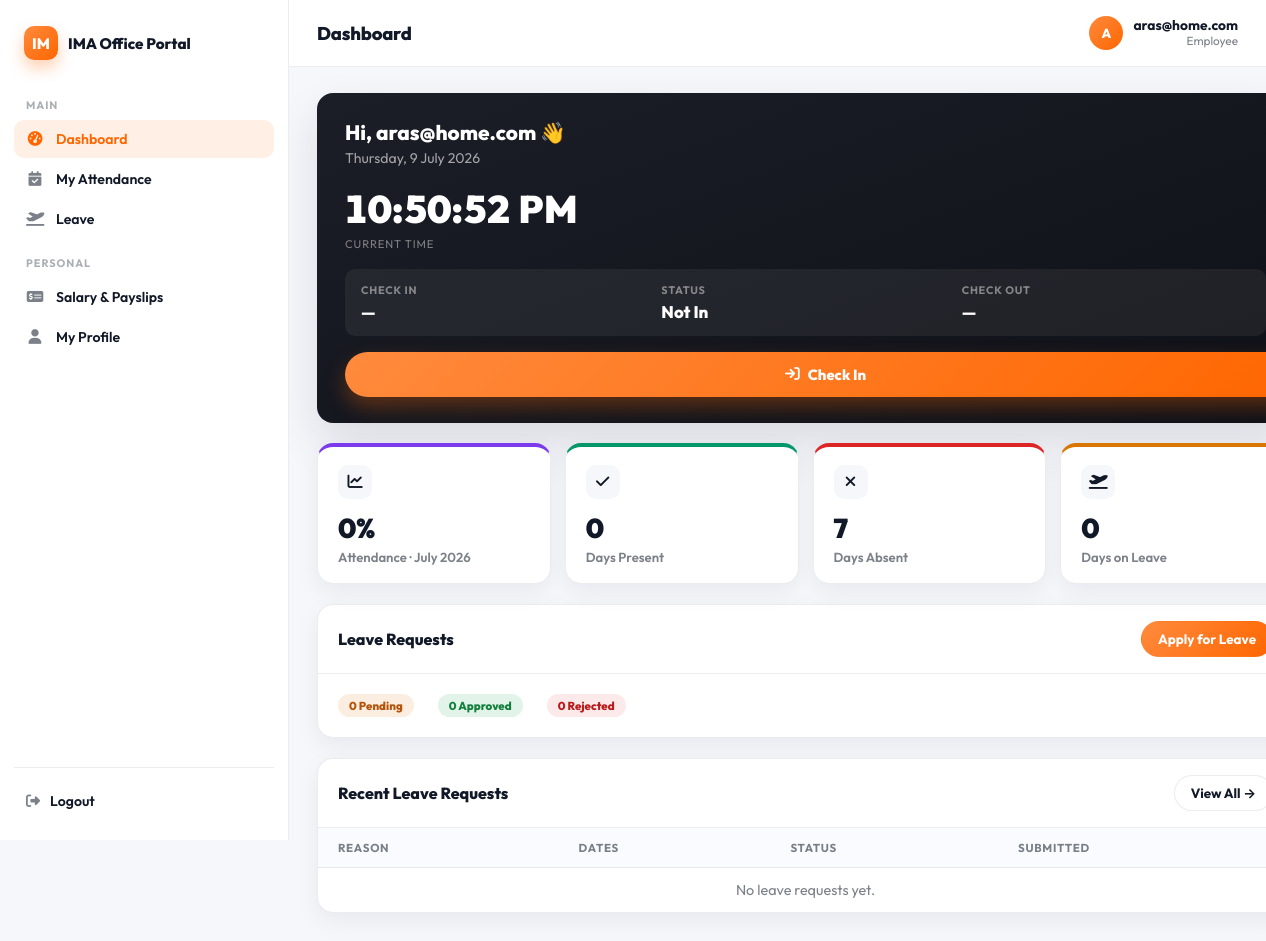
/dashboard/ (signed in), run on the app's committed database.
### accounts/models.py (models this page shows, shortened)
class Employee(AbstractBaseUser, PermissionsMixin):
    cnic = models.CharField(max_length=13, unique=True, validators=[cnic_validator])
    email = models.EmailField(unique=True, validators=[email_validator])
    full_name = models.CharField(max_length=120, blank=True, null=True, validators=[alpha_spaces])
    fathers_name = models.CharField(max_length=120, blank=True, null=True, validators=[alpha_spaces])
    date_of_birth = models.DateField(blank=True, null=True)
    gender = models.CharField(max_length=10, choices=[('male','Male'),('female','Female'),('other','Other'),('na','Prefer not to say')], blank=True, null=True)
    marital_status = models.CharField(max_length=10, choices=[('single','Single'),('married','Married'),('divorced','Divorced'),('widowed','Widowed')], blank=True, null=True)
    contact_number = models.CharField(max_length=14, blank=True, null=True)
    residential_address = models.TextField(max_length=250, blank=True, null=True)
    date_of_joining = models.DateField(blank=True, null=True)
    reporting_manager_name = models.CharField(max_length=120, blank=True, null=True, validators=[alpha_spaces])
    department = models.CharField(max_length=10, choices=[('HR','HR'),('IT','IT'),('FIN','Finance'),('OPS','Operations'),('SALES','Sales'),('OTHER','Other')], blank=True, null=True)
    designation = models.CharField(max_length=120, blank=True, null=True)
    employment_type = models.CharField(max_length=2, choices=[('FT','Full-time'),('PT','Part-time'),('CT','Contract'),('IN','Internship')], blank=True, null=True)
    employee_code = models.CharField(max_length=20, unique=True, blank=True, null=True)
    profile_picture = models.ImageField(upload_to=profile_picture_path, validators=[], blank=True, null=True)
    cnic_front = models.ImageField(upload_to=cnic_front_path, validators=[], blank=True, null=True)
    cnic_back = models.ImageField(upload_to=cnic_back_path, validators=[], blank=True, null=True)
    degree_certificate = models.FileField(upload_to=degree_path, validators=[], blank=True, null=True)
    father_cnic = models.ImageField(upload_to=father_cnic_path, validators=[], blank=True, null=True)
    emergency_contact_name = models.CharField(max_length=120, blank=True, null=True)
    emergency_relationship = models.CharField(max_length=10, choices=[('father','Father'),('mother','Mother'),('spouse','Spouse'),('sibling','Sibling'),('friend','Friend'),('other','Other')], blank=True, null=True)
    emergency_contact_number = models.CharField(max_length=14, blank=True, null=True)
    emergency_contact_address = models.TextField(blank=True, null=True)
    blood_group = models.CharField(max_length=3, choices=[('A+','A+'),('A-','A-'),('B+','B+'),('B-','B-'),('O+','O+'),('O-','O-'),('AB+','AB+'),('AB-','AB-')], blank=True, null=True)
    previous_employer = models.TextField(blank=True, null=True)
    special_skills = models.TextField(blank=True, null=True)
    ROLE_CHOICES = [
        ('employee', 'Employee'),
        ('pm', 'Project Manager'),
        ('admin', 'Admin (CEO)'),   # 🔹 added Admin role
    ]
    role = models.CharField(
        max_length=20,
        choices=ROLE_CHOICES,
        default='employee',
        help_text="Role of the employee. Default is 'Employee'."
    )
    is_staff = models.BooleanField(default=False)
    is_active = models.BooleanField(default=False)
    date_joined = models.DateTimeField(auto_now_add=True)
    objects = EmployeeManager()
    USERNAME_FIELD = 'cnic'
    REQUIRED_FIELDS = ['email']
    class Media:
        css = {"all": ("css/admin/accounts.css",)}

### accounts/views.py (the view, shortened to what this page needs)
# urls.py: path('dashboard/', dashboard, name='dashboard'),
@login_required
def dashboard(request):
    if getattr(request.user, "role", None) in ("admin", "pm"):
        return redirect('console:dashboard')
    employee = request.user
    today = timezone.localdate()
    month_start = today.replace(day=1)
    working_days_so_far = sum(
        1 for d in range(1, today.day + 1) if date(today.year, today.month, d).weekday() < 5
    )
    present_dates = set(
        Attendance.objects.filter(employee=employee, check_in__date__gte=month_start, check_in__date__lte=today)
        .values_list("check_in__date", flat=True).distinct()
    )
    present_days = len(present_dates)
    approved_leaves_month = LeaveRequest.objects.filter(
        employee=employee, status="Approved", start_date__lte=today, end_date__gte=month_start,
    )
    leave_dates = set()
    leave_days = len(leave_dates)
    absent_days = max(working_days_so_far - present_days - leave_days, 0)
    attendance_pct = round((present_days / working_days_so_far) * 100) if working_days_so_far else 0
    today_attendance = Attendance.objects.filter(employee=employee, check_in__date=today).order_by("-check_in").first()
    is_checked_in = bool(today_attendance and not today_attendance.check_out)
    leave_totals = LeaveRequest.objects.filter(employee=employee).aggregate(
        pending=Count("id", filter=Q(status="Pending")),
        approved=Count("id", filter=Q(status="Approved")),
        rejected=Count("id", filter=Q(status="Rejected")),
    )
    recent_leaves = LeaveRequest.objects.filter(employee=employee).order_by("-created_at")[:5]
    context = {
        "today": today,
        "attendance_pct": attendance_pct,
        "present_days": present_days,
        "absent_days": absent_days,
        "leave_days": leave_days,
        "is_checked_in": is_checked_in,
        "today_attendance": today_attendance,
        "leave_totals": leave_totals,
        "recent_leaves": recent_leaves,
    }
    return render(request, 'accounts/dashboard.html', context)

### accounts/templates/accounts/dashboard.html (shortened to what this page needs)
{% extends 'base.html' %}
{% block page_title %}Dashboard{% endblock %}
{% block content %}
<div class="pf-hero">
  <p class="greeting">Hi, {{ request.user.full_name|default:request.user.email }} 👋</p>
  <p class="date">{{ today|date:"l, j F Y" }}</p>
  <div class="clock" id="pf-clock">--:--:--</div>
  <div class="clock-label">Current time</div>
  <div class="pf-checkin-row">
    <div class="stat">
      <div class="label">Check In</div>
      <div class="value">{{ today_attendance.check_in|date:"h:i A"|default:"—" }}</div>
    </div>
    <div class="stat">
      <div class="label">Status</div>
      <div class="value">{% if is_checked_in %}Checked In{% elif today_attendance %}Checked Out{% else %}Not In{% endif %}</div>
    </div>
    <div class="stat">
      <div class="label">Check Out</div>
      <div class="value">{{ today_attendance.check_out|date:"h:i A"|default:"—" }}</div>
    </div>
  </div>
  {% if is_checked_in %}
    <a class="pf-btn secondary" href="{% url 'attendance:check_out' %}"><i class="fa-solid fa-arrow-right-from-bracket"></i> Check Out</a>
  {% else %}
    <a class="pf-btn" href="{% url 'attendance:check_in' %}"><i class="fa-solid fa-arrow-right-to-bracket"></i> Check In</a>
  {% endif %}
</div>
<div class="pf-kpi-grid">
  <div class="pf-kpi-card purple">
    <div class="icon"><i class="fa-solid fa-chart-line"></i></div>
    <div class="value">{{ attendance_pct }}%</div>
    <div class="label">Attendance &middot; {{ today|date:"F Y" }}</div>
  </div>
  <div class="pf-kpi-card green">
    <div class="icon"><i class="fa-solid fa-check"></i></div>
    <div class="value">{{ present_days }}</div>
    <div class="label">Days Present</div>
  </div>
  <div class="pf-kpi-card red">
    <div class="icon"><i class="fa-solid fa-xmark"></i></div>
    <div class="value">{{ absent_days }}</div>
    <div class="label">Days Absent</div>
  </div>
  <div class="pf-kpi-card amber">
    <div class="icon"><i class="fa-solid fa-plane-departure"></i></div>
    <div class="value">{{ leave_days }}</div>
    <div class="label">Days on Leave</div>
  </div>
</div>
<div class="pf-card" style="margin-bottom:20px;">
  <div class="pf-card-header">
    <h3>Leave Requests</h3>
    <a class="pf-btn-outline primary" href="{% url 'my_leave_requests' %}">Apply for Leave</a>
  </div>
  <div class="pf-card-pad" style="display:flex;gap:24px;flex-wrap:wrap;">
    <div><span class="pf-badge warning">{{ leave_totals.pending }} Pending</span></div>
    <div><span class="pf-badge success">{{ leave_totals.approved }} Approved</span></div>
    <div><span class="pf-badge danger">{{ leave_totals.rejected }} Rejected</span></div>
  </div>
</div>
<div class="pf-card">
  <div class="pf-card-header">
    <h3>Recent Leave Requests</h3>
    <a class="pf-btn-outline" href="{% url 'my_leave_requests' %}">View All &rarr;</a>
  </div>
  <div class="pf-table-wrap">
    <table class="pf-table">
      <thead><tr><th>Reason</th><th>Dates</th><th>Status</th><th>Submitted</th></tr></thead>
      <tbody>
        {% for leave in recent_leaves %}
          <tr>
            <td>{{ leave.reason|truncatechars:40 }}</td>
            <td>{{ leave.start_date|date:"M j" }} &rarr; {{ leave.end_date|date:"M j" }}</td>
            <td>
              {% if leave.status == "Approved" %}<span class="pf-badge success">Approved</span>
              {% elif leave.status == "Rejected" %}<span class="pf-badge danger">Rejected</span>
              {% else %}<span class="pf-badge warning">Pending</span>{% endif %}
            </td>
            <td>{{ leave.created_at|date:"M j, Y" }}</td>
          </tr>
        {% empty %}
          <tr><td colspan="4" class="pf-empty">No leave requests yet.</td></tr>
        {% endfor %}
      </tbody>
    </table>
  </div>
</div>
{% endblock %}

### accounts/templates/base.html (shortened to what this page needs)
<!DOCTYPE html>
<html lang="en">
  <head>
    {% load static %}
    <link rel="stylesheet" href="https://cdnjs.cloudflare.com/ajax/libs/font-awesome/6.4.0/css/all.min.css">
    <link rel="stylesheet" href="{% static 'css/portal.css' %}" />
  </head>
  <body class="portal-body">
    <div class="portal-shell">
      <aside class="portal-sidebar" id="portal-sidebar">
        <div class="portal-brand">
          <div class="mark">IM</div>
          <div class="title">IMA Office Portal</div>
        </div>
        <nav class="portal-nav">
          <div class="portal-nav-label">Main</div>
          <a href="{% url 'dashboard' %}" class="{% if request.path == '/dashboard/' %}active{% endif %}">
            <i class="fa-solid fa-gauge-high"></i> Dashboard
          </a>
          <a href="{% url 'attendance:dashboard' %}" class="{% if request.path == '/attendance/dashboard/' %}active{% endif %}">
            <i class="fa-solid fa-calendar-check"></i> My Attendance
          </a>
          <a href="{% url 'my_leave_requests' %}" class="{% if request.path == '/leaves/my-leaves/' %}active{% endif %}">
            <i class="fa-solid fa-plane-departure"></i> Leave
          </a>
          <div class="portal-nav-label">Personal</div>
          {% if request.user.is_authenticated and request.user.role == 'employee' %}
          <a href="{% url 'payroll:employee_salary_summary' %}" class="{% if request.path == '/payroll/salary-summary/' %}active{% endif %}">
            <i class="fa-solid fa-money-check-dollar"></i> Salary &amp; Payslips
          </a>
          {% endif %}
          <a href="{% url 'profile' %}" class="{% if request.path == '/profile/' %}active{% endif %}">
            <i class="fa-solid fa-user"></i> My Profile
          </a>
        </nav>
        <div class="portal-sidebar-footer">
          <a href="{% url 'logout' %}"><i class="fa-solid fa-right-from-bracket" style="color:var(--pf-muted);"></i> Logout</a>
        </div>
      </aside>
      <div class="portal-main">
        <header class="portal-topbar">
          <div style="display:flex;align-items:center;gap:12px;">
            <h1>{% block page_title %}Dashboard{% endblock %}</h1>
          </div>
          <div class="portal-user">
            <div class="avatar">
              {% if request.user.profile_picture %}
                <img src="{{ request.user.profile_picture.url }}" alt="">
              {% else %}
                {{ request.user.full_name|default:request.user.email|slice:":1"|upper }}
              {% endif %}
            </div>
            <div class="meta">
              <div class="name">{{ request.user.full_name|default:request.user.email }}</div>
              <div class="role">{{ request.user.get_role_display }}</div>
            </div>
          </div>
        </header>
        <div class="portal-content">
          {% block content %}{% endblock %}
        </div>
      </div>
    </div>
  </body>
</html>

### data on the page
Employee: user.full_name "A", user.full_name "aras@home.com", user.role "Employee"

### other printed values
{{ today|date:"l, j F Y" }} "Thursday, 9 July 2026"
{{ today_attendance.check_in|date:"h:i A"|default:"—" }} "—"
{{ today_attendance.check_out|date:"h:i A"|default:"—" }} "—"
{{ attendance_pct }} "0"
{{ today|date:"F Y" }} "July 2026"
{{ present_days }} "0"
{{ absent_days }} "7"
{{ leave_days }} "0"
{{ leave_totals.pending }} "0"
{{ leave_totals.approved }} "0"
{{ leave_totals.rejected }} "0"
